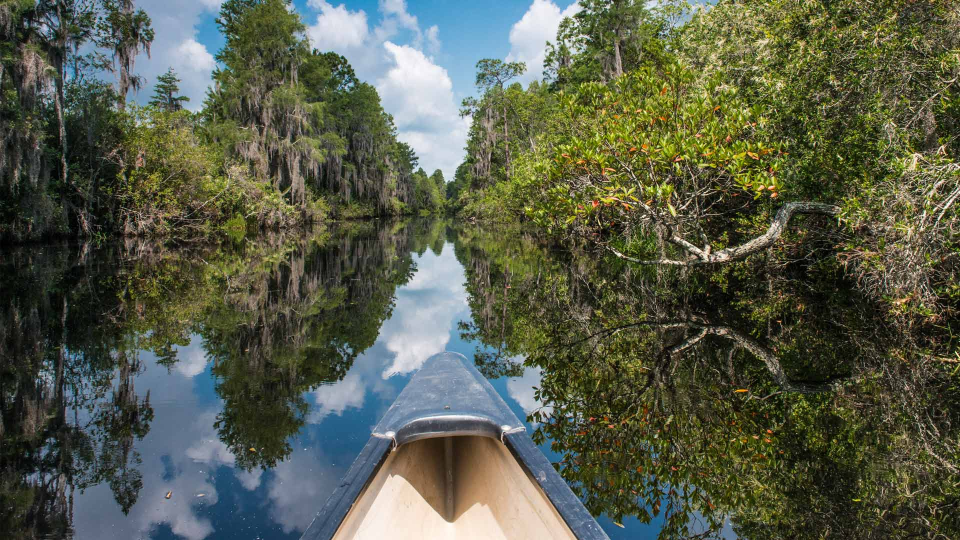
#> input picture b1.jpg, 1920 x 1080 px (shown at 1/2 size)
$ python p121.py
#> lines starting #> are read from the running program, lines starting #| are printed output that depends on the picture; after the words box and inside, x2 and y2 are one past the last pixel; in counts of white or black regions, pixels touching at a corner belong together
import cv2
import numpy as np
import time

video = cv2.VideoCapture(0)
image = cv2.imread('b1.jpg')
#> image is the input picture: shape (1080, 1920, 3); mean B, G, R 74.5, 92.4, 87.1

while True:
    ret, img = video.read()
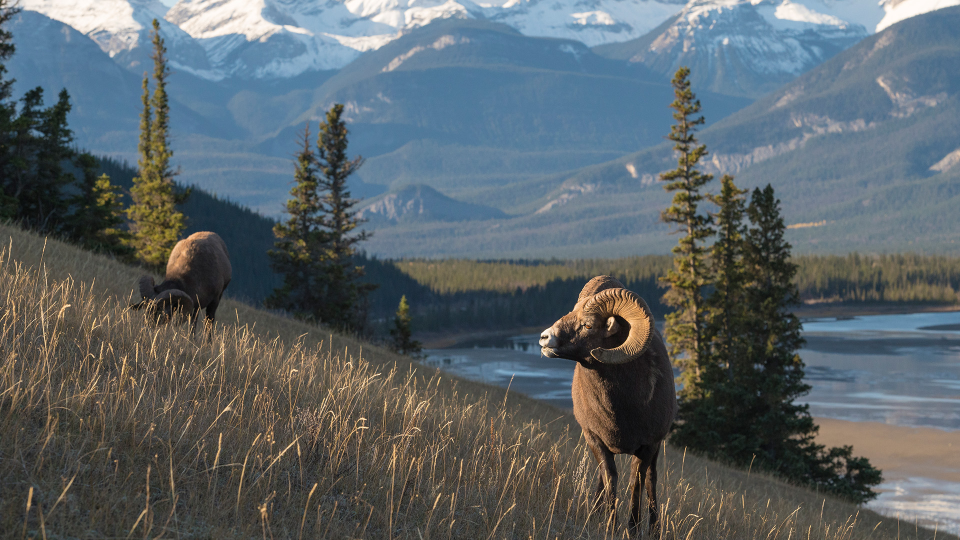
#> input picture b2.jpg, 1920 x 1080 px, given in place of the camera (shown at 1/2 size)
#> img is the input picture: shape (1080, 1920, 3); mean B, G, R 103.8, 99.7, 91.2
    print(image)
#> (printed output is left out)
    frame = cv2.resize(img, (640, 480))
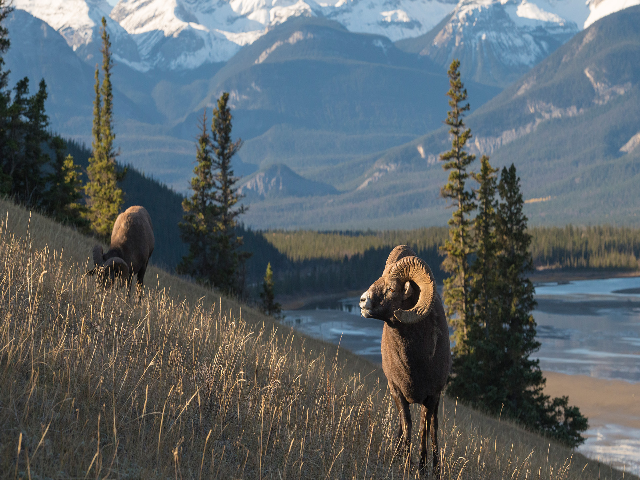
#> frame: shape (480, 640, 3); mean B, G, R 103.8, 99.7, 91.2
    image = cv2.resize(image, (640, 480))
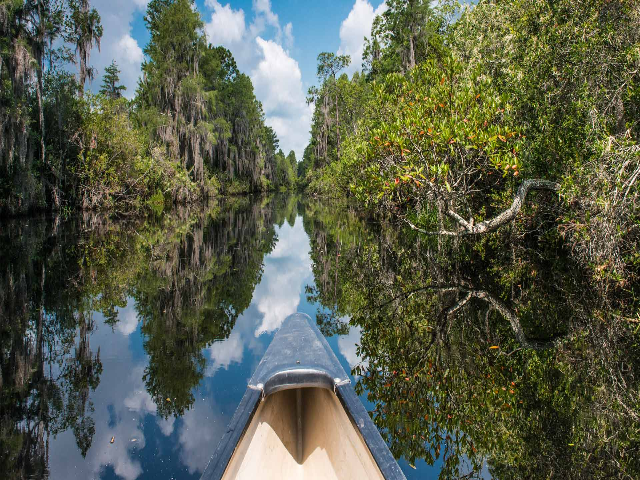
#> image: shape (480, 640, 3); mean B, G, R 74.5, 92.4, 87
    u_black = np.array([150, 153, 70])
    l_black = np.array([0, 0, 0])
    mask = cv2.inRange(frame, l_black, u_black)
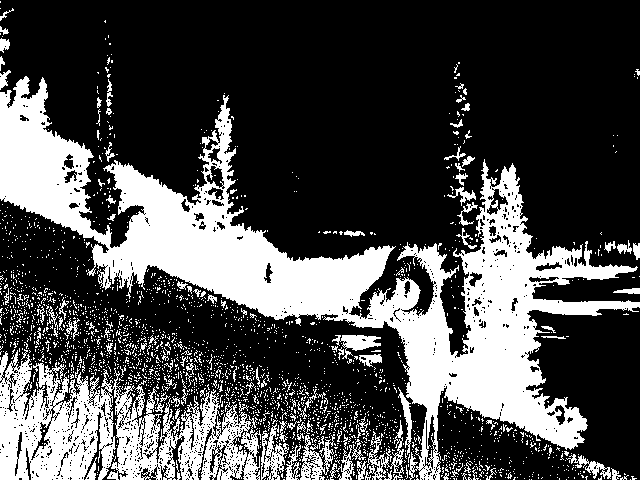
#> mask: shape (480, 640); 29.4% white; 2338 white regions (2224 under 20 px), largest, box (x1, y1, x2, y2) and area: (0, 76, 640, 480) 58452, (0, 350, 261, 480) 17138, (261, 423, 289, 480) 711
    res = cv2.bitwise_and(frame, frame, mask=mask)
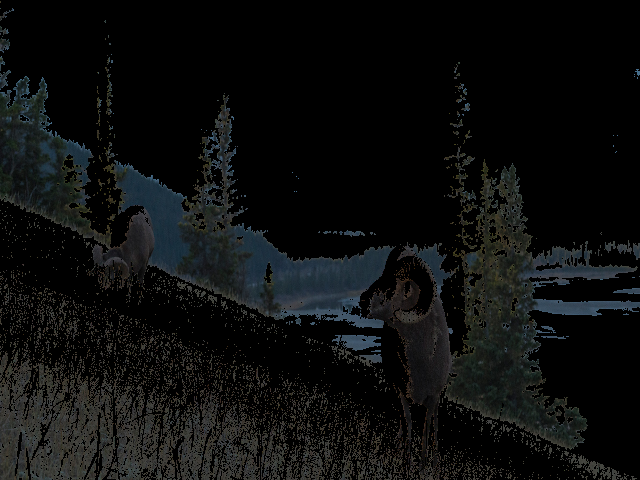
#> res: shape (480, 640, 3); mean B, G, R 14.1, 14.2, 13
    f = frame - res
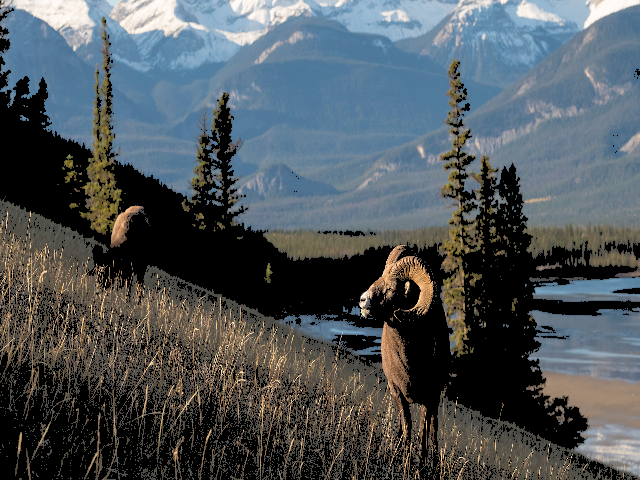
#> f: shape (480, 640, 3); mean B, G, R 89.7, 85.5, 78.2
    f = np.where(f == 0, image, f)
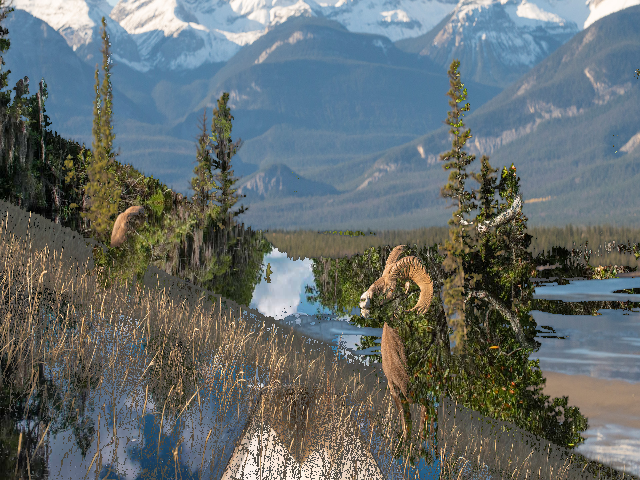
#> f: shape (480, 640, 3); mean B, G, R 109, 108.5, 100.2
    cv2.imshow("video", frame)
    cv2.imshow('mask', f)
    if cv2.waitKey(1) & 0xFF == ord('q'):
#> (key q is pressed here)
        break

video.release()
cv2.destroyAllWindows()
